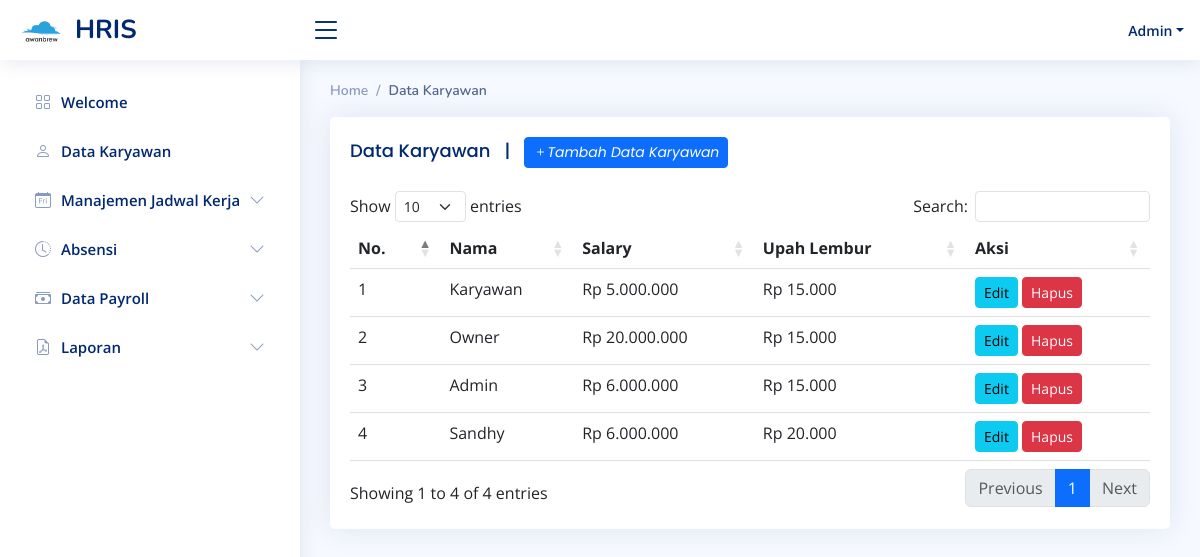
Page /?page=data_karyawan (signed in) on the committed database.
### tables this page shows
CREATE TABLE `tb_user` (
  `id` int(11) NOT NULL,
  `name` varchar(255) NOT NULL,
  `password` varchar(255) NOT NULL,
  `role` varchar(255) DEFAULT NULL,
  `salary` varchar(255) DEFAULT NULL,
  `upah_lembur` varchar(255) DEFAULT NULL
);

### pages/data_karyawan/data_karyawan.php (the view, shortened to what this page needs)
<?php
include 'koneksi.php';
?>
<div class="pagetitle">
    <nav>
        <ol class="breadcrumb">
            <li class="breadcrumb-item">Home</li>
            <li class="breadcrumb-item active">Data Karyawan</li>
        </ol>
    </nav>
</div>
<section class="section">
    <div class="row">
        <div class="col-lg-12">
            <div class="card">
                <div class="card-body">
                    <h5 class="card-title">
                        Data Karyawan
                        &nbsp; | &nbsp;
                        <a href="index.php?page=tambah_data_karyawan" class="btn btn-primary btn-sm"><i class="bi bi-plus">Tambah Data Karyawan</i></a>
                    </h5>
                    <table class="table" id="datatable">
                        <thead>
                            <tr>
                                <th>No.</th>
                                <th>Nama</th>
                                <th>Salary</th>
                                <th>Upah Lembur</th>
                                <th>Aksi</th>
                            </tr>
                        </thead>
                        <tbody>
                            <?php
                            $no = 1;
                            $sql = $conn->query(" SELECT * FROM tb_user ");
                            while ($data = $sql->fetch_assoc()) {
                            ?>
                                <tr>
                                    <td><?php echo $no++; ?></td>
                                    <td><?php echo $data["name"] ?></td>
                                    <td><?php echo "Rp " . number_format($data["salary"], 0, ',', '.'); ?></td>
                                    <td><?php echo "Rp " . number_format($data["upah_lembur"], 0, ',', '.'); ?></td>
                                     <td>
                                        <form action="index.php?page=ubah_data_karyawan" method="POST" style="display:inline;">
                                            <button type="submit" class="btn btn-info btn-sm"><i class="fa fa-edit"></i> Edit</button>
                                        </form>
                                        <a onclick="return confirm('Ingin Menghapus data ?')" href="index.php?page=hapus_data_karyawan&id_karyawan=<?php echo $data['id'] ?>" class="btn btn-danger btn-sm"><i class="fa fa-trash"></i> Hapus</a>
                                    </td>
                                </tr>
                            <?php } ?>
                        </tbody>
                    </table>
                </div>
            </div>
        </div>
    </div>
</section>

### assets/css/style.css (style rules this page uses)
:root { scroll-behavior: smooth; }
body { font-family: "Open Sans", sans-serif; background: #f6f9ff; color: #444444; }
a { color: #4154f1; text-decoration: none; }
h1, h2, h3, h4, h5, h6 { font-family: "Nunito", sans-serif; }
.pagetitle { margin-bottom: 10px; }
.card { margin-bottom: 30px; border: none; border-radius: 5px; box-shadow: 0px 0 30px rgba(1, 41, 112, 0.1); }
.card-title { padding: 20px 0 15px 0; font-size: 18px; font-weight: 500; color: #012970; font-family: "Poppins", sans-serif; }
.card-body { padding: 0 20px 20px 20px; }
.breadcrumb { font-size: 14px; font-family: "Nunito", sans-serif; color: #899bbd; font-weight: 600; }
.breadcrumb .breadcrumb-item::before { color: #899bbd; }
.breadcrumb .active { color: #51678f; font-weight: 600; }

### rows in the picture
tb_user: name "Karyawan", salary "5.000.000", upah_lembur "15.000"
tb_user: name "Owner", salary "20.000.000", upah_lembur "15.000"
tb_user: name "Admin", salary "6.000.000", upah_lembur "15.000"
tb_user: name "Sandhy", salary "6.000.000", upah_lembur "20.000"

### other values in the picture
$username "Admin"
